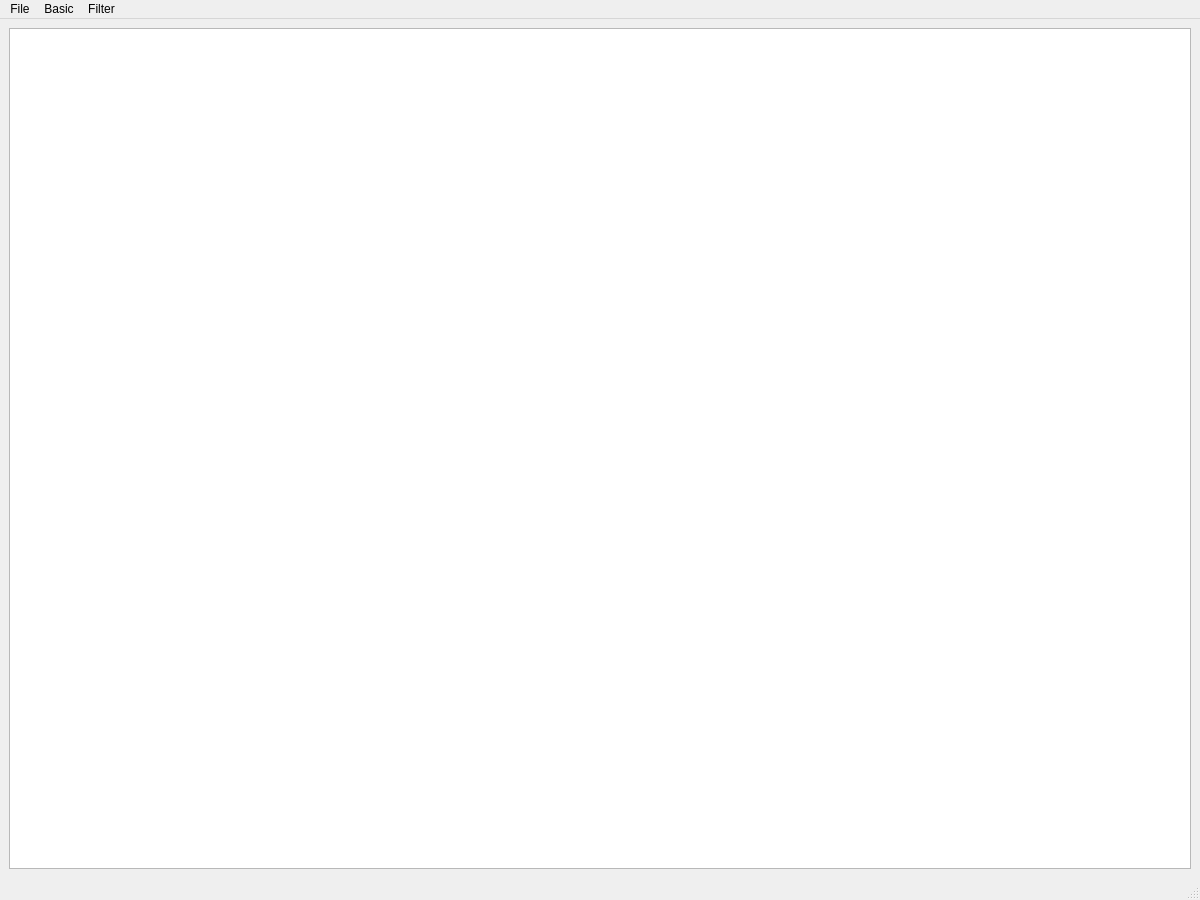
<?xml version="1.0" encoding="UTF-8"?>
<ui version="4.0">
 <class>MainWindow</class>
 <widget class="QMainWindow" name="MainWindow">
  <property name="geometry">
   <rect>
    <x>0</x>
    <y>0</y>
    <width>1200</width>
    <height>900</height>
   </rect>
  </property>
  <property name="windowTitle">
   <string>MainWindow</string>
  </property>
  <widget class="QWidget" name="centralwidget">
   <layout class="QHBoxLayout" name="horizontalLayout">
    <item>
     <widget class="View" name="view"/>
    </item>
   </layout>
  </widget>
  <widget class="QMenuBar" name="menubar">
   <property name="geometry">
    <rect>
     <x>0</x>
     <y>0</y>
     <width>1200</width>
     <height>23</height>
    </rect>
   </property>
   <widget class="QMenu" name="menuFile">
    <property name="title">
     <string>File</string>
    </property>
    <addaction name="actionOpen_File"/>
    <addaction name="actionSave_File"/>
    <addaction name="actionSave_As"/>
   </widget>
   <widget class="QMenu" name="menuBasic">
    <property name="title">
     <string>Basic</string>
    </property>
    <widget class="QMenu" name="menuRotate">
     <property name="title">
      <string>Rotate</string>
     </property>
     <addaction name="actionRotate_90"/>
     <addaction name="actionRotate_270"/>
     <addaction name="actionRotate_180"/>
    </widget>
    <addaction name="actionCut"/>
    <addaction name="menuRotate"/>
    <addaction name="actionZoomIn"/>
    <addaction name="actionZoomOut"/>
   </widget>
   <widget class="QMenu" name="menuFilter">
    <property name="title">
     <string>Filter</string>
    </property>
    <addaction name="actionGray"/>
    <addaction name="actionBlur"/>
    <addaction name="actionSharp"/>
   </widget>
   <addaction name="menuFile"/>
   <addaction name="menuBasic"/>
   <addaction name="menuFilter"/>
  </widget>
  <widget class="QStatusBar" name="statusbar"/>
  <action name="actionOpen_File">
   <property name="text">
    <string>Open File</string>
   </property>
  </action>
  <action name="actionSave_File">
   <property name="text">
    <string>Save File</string>
   </property>
  </action>
  <action name="actionSave_As">
   <property name="text">
    <string>Save As...</string>
   </property>
  </action>
  <action name="actionGray">
   <property name="text">
    <string>Gray</string>
   </property>
  </action>
  <action name="actionBlur">
   <property name="text">
    <string>Blur</string>
   </property>
  </action>
  <action name="actionSharp">
   <property name="text">
    <string>Sharp</string>
   </property>
  </action>
  <action name="actionCut">
   <property name="text">
    <string>Cut</string>
   </property>
  </action>
  <action name="actionZoomOut">
   <property name="text">
    <string>ZoomOut</string>
   </property>
  </action>
  <action name="actionRotate_90">
   <property name="text">
    <string>Rotate 90°</string>
   </property>
  </action>
  <action name="actionRotate_270">
   <property name="text">
    <string>Rotate -90°</string>
   </property>
  </action>
  <action name="actionRotate_180">
   <property name="text">
    <string>Rotate 180°</string>
   </property>
  </action>
  <action name="actionZoomIn">
   <property name="text">
    <string>ZoomIn</string>
   </property>
  </action>
 </widget>
 <customwidgets>
  <customwidget>
   <class>View</class>
   <extends>QGraphicsView</extends>
   <header>View/view.h</header>
  </customwidget>
 </customwidgets>
 <resources/>
 <connections/>
</ui>
